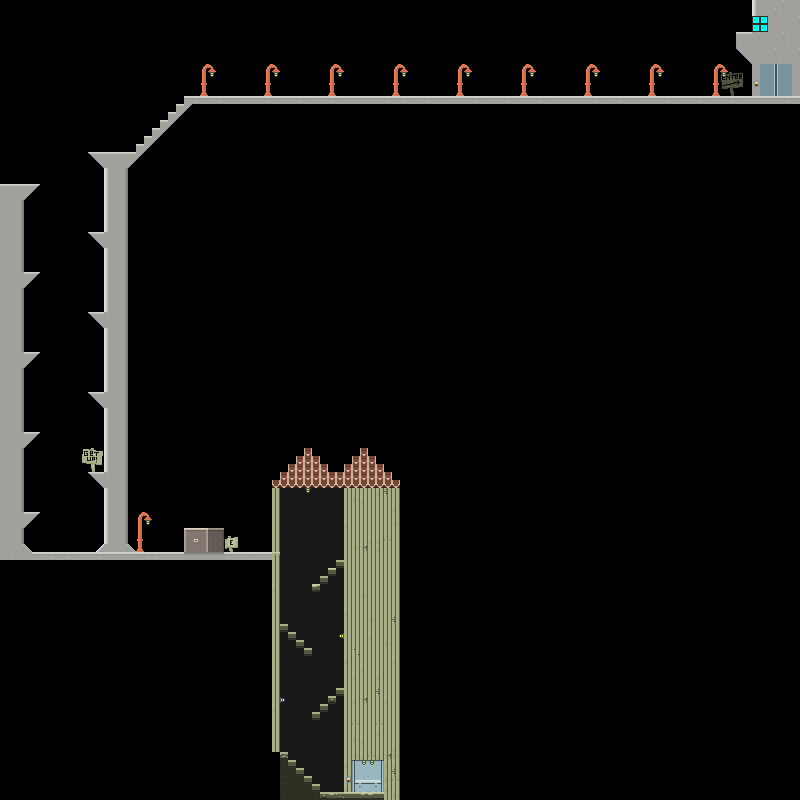

A 2D game scene composited from a Tiled map and its tileset images. What follows is a short description and the map's XML, with each tile layer's data collapsed to a summary:
An orthogonal 100x100 tile map with 8x8 px tiles, 4 tile layers (distant, background, blocked, foreground) and 19 objects (7x bridge light 2, 2x elevator button light, elevator light, staircase light lower, staircase light upper, ...).

<map version="1.0" orientation="orthogonal" renderorder="left-up" width="100" height="100" tilewidth="8" tileheight="8" nextobjectid="34">
 <tileset firstgid="1" name="reach_sprites" tilewidth="8" tileheight="8" tilecount="288">
  <image source="../../images/reach_sprite.png" width="144" height="128" />
 </tileset>
 <layer name="distant" width="100" height="100" opacity="0.47">
  <data>[10000 cells, 5722 non-empty, 14 distinct tile ids]</data>
 </layer>
 <layer name="background" width="100" height="100">
  <data>[10000 cells, 195 non-empty, 61 distinct tile ids]</data>
 </layer>
 <layer name="blocked" width="100" height="100">
  <data>[10000 cells, 893 non-empty, 57 distinct tile ids]</data>
 </layer>
 <layer name="foreground" width="100" height="100">
  <data>[10000 cells, 22 non-empty, 11 distinct tile ids]</data>
 </layer>
 <objectgroup name="objectLayer">
  <object id="13" name="elevator light" gid="9" x="367.333" y="770.333" width="8" height="8">
   <properties>
    <property name="radius" value="40" />
    <property name="type" value="smallLight" />
   </properties>
  </object>
  <object id="15" name="elevator button light" gid="9" x="348.333" y="788.667" width="8" height="8">
   <properties>
    <property name="radius" value="10" />
    <property name="type" value="smallLight" />
   </properties>
  </object>
  <object id="16" name="staircase light lower" gid="9" x="281.667" y="709" width="8" height="8">
   <properties>
    <property name="radius" value="10" />
    <property name="type" value="smallLight" />
   </properties>
  </object>
  <object id="17" name="staircase light upper" gid="9" x="340.333" y="644.667" width="8" height="8">
   <properties>
    <property name="radius" value="10" />
    <property name="type" value="smallLight" />
   </properties>
  </object>
  <object id="18" name="start" gid="8" x="362.472" y="772.345" width="8" height="8">
   <properties>
    <property name="type" value="playerStart" />
   </properties>
  </object>
  <object id="19" name="exit" gid="7" x="773.059" y="83.458" width="8" height="8">
   <properties>
    <property name="nextState" value="level2" />
    <property name="type" value="mapExit" />
   </properties>
  </object>
  <object id="20" name="bridge light 1" gid="9" x="211.114" y="81.5774" width="8" height="8">
   <properties>
    <property name="radius" value="50" />
    <property name="type" value="smallLight" />
   </properties>
  </object>
  <object id="21" name="inner roof light" gid="9" x="307.734" y="498.918" width="8" height="8">
   <properties>
    <property name="radius" value="10" />
    <property name="type" value="smallLight" />
   </properties>
  </object>
  <object id="22" name="chest trigger" gid="9" x="201.715" y="546.679" width="8" height="8">
   <properties>
    <property name="message" value="Oh wow! We found an empty \n chest! That's so cool!" />
    <property name="radius" value="60" />
    <property name="type" value="keyboardTrigger" />
   </properties>
  </object>
  <object id="24" name="pillar light" gid="9" x="147.63" y="529.954" width="8" height="8">
   <properties>
    <property name="radius" value="50" />
    <property name="type" value="smallLight" />
   </properties>
  </object>
  <object id="25" name="bridge light 2" gid="9" x="276.212" y="82.0688" width="8" height="8">
   <properties>
    <property name="radius" value="50" />
    <property name="type" value="smallLight" />
   </properties>
  </object>
  <object id="26" name="bridge light 3" gid="9" x="339.234" y="81.548" width="8" height="8">
   <properties>
    <property name="radius" value="50" />
    <property name="type" value="smallLight" />
   </properties>
  </object>
  <object id="27" name="bridge light 2" gid="9" x="403.825" y="81.6801" width="8" height="8">
   <properties>
    <property name="radius" value="50" />
    <property name="type" value="smallLight" />
   </properties>
  </object>
  <object id="28" name="bridge light 2" gid="9" x="467.394" y="81.9872" width="8" height="8">
   <properties>
    <property name="radius" value="50" />
    <property name="type" value="smallLight" />
   </properties>
  </object>
  <object id="29" name="bridge light 2" gid="9" x="531.884" y="81.373" width="8" height="8">
   <properties>
    <property name="radius" value="50" />
    <property name="type" value="smallLight" />
   </properties>
  </object>
  <object id="30" name="bridge light 2" gid="9" x="595.76" y="81.373" width="8" height="8">
   <properties>
    <property name="radius" value="50" />
    <property name="type" value="smallLight" />
   </properties>
  </object>
  <object id="31" name="bridge light 2" gid="9" x="659.944" y="81.9872" width="8" height="8">
   <properties>
    <property name="radius" value="50" />
    <property name="type" value="smallLight" />
   </properties>
  </object>
  <object id="32" name="bridge light 2" gid="9" x="723.513" y="81.9872" width="8" height="8">
   <properties>
    <property name="radius" value="50" />
    <property name="type" value="smallLight" />
   </properties>
  </object>
  <object id="33" name="elevator button light" gid="9" x="755.848" y="91.0479" width="8" height="8">
   <properties>
    <property name="radius" value="10" />
    <property name="type" value="smallLight" />
   </properties>
  </object>
 </objectgroup>
</map>